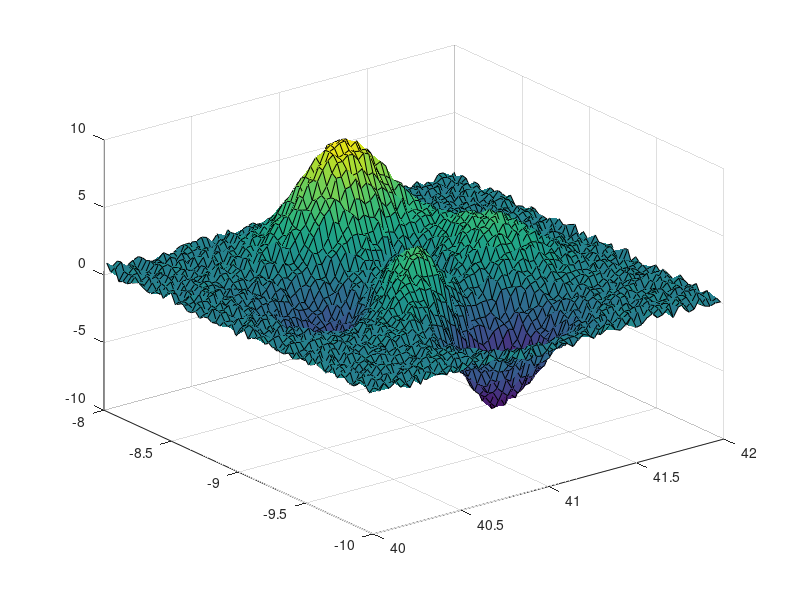
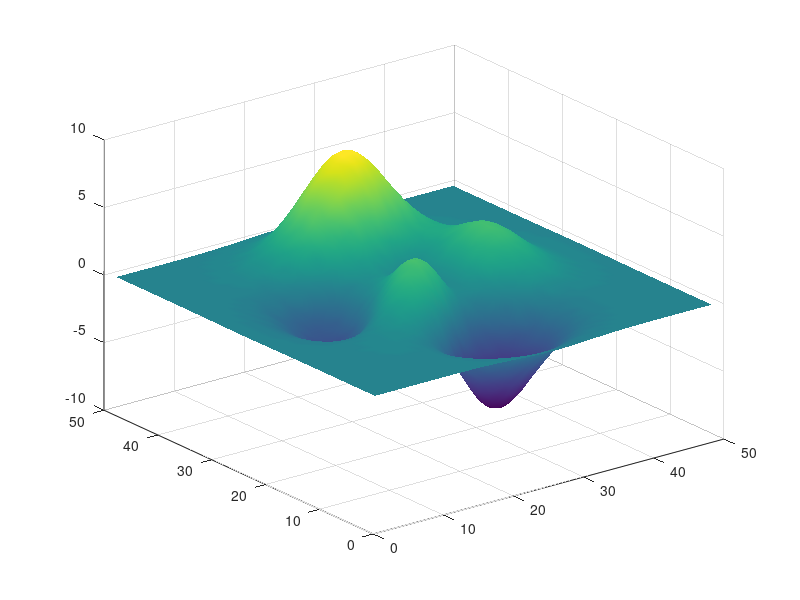

Reproduce these figures in MATLAB, in order. (Note: this script raises an error after producing the figures.)
function varargout = KMLfig2pngNew_test(varargin)
%KMLFIG2PNGNEW_TEST  One line description goes here.
%
%   More detailed description goes here.
%
%   Syntax:
%   varargout = KMLfig2pngNew_test(varargin)
%
%   Input:
%   varargin  =
%
%   Output:
%   varargout =
%
%   Example
%   KMLfig2pngNew_test
%
%   See also 

%% Copyright notice
%   --------------------------------------------------------------------
%   Copyright (C) 2010 <COMPANY>
%       Thijs
%
%       <EMAIL>	
%
%       <ADDRESS>
%
%   This library is free software: you can redistribute it and/or
%   modify it under the terms of the GNU Lesser General Public
%   License as published by the Free Software Foundation, either
%   version 2.1 of the License, or (at your option) any later version.
%
%   This library is distributed in the hope that it will be useful,
%   but WITHOUT ANY WARRANTY; without even the implied warranty of
%   MERCHANTABILITY or FITNESS FOR A PARTICULAR PURPOSE.  See the GNU
%   Lesser General Public License for more details.
%
%   You should have received a copy of the GNU Lesser General Public
%   License along with this library. If not, see <http://www.gnu.org/licenses/>.
%   --------------------------------------------------------------------

% This tool is part of <a href="http://OpenEarth.nl">OpenEarthTools</a>.
% OpenEarthTools is an online collaboration to share and manage data and 
% programming tools in an open source, version controlled environment.
% Sign up to recieve regular updates of this function, and to contribute 
% your own tools.

%% Version <http://svnbook.red-bean.com/en/1.5/svn.advanced.props.special.keywords.html>
% Created: 20 Jan 2010
% Created with Matlab version: 7.7.0.471 (R2008b)

% $Id$
% $Date$
% $Author$
% $Revision$
% $HeadURL$
% $Keywords: $

%%

[lat,lon] = meshgrid(40:.03:42,-10:.03:-8);
z = peaks(67)+rand(size(lat));
surf(lat,lon,z)
    
    
figure('Visible','Off')
h               = surf(peaks-.1);
shading interp;material([.9 0.08 .07]);lighting phong
axis off;axis tight;view(0,90);lightangle(0,90)
colormap(colormap_cpt('bathymetry_vaklodingen',500));clim([-50 25]);

KMLfig2pngNew(h,lat,lon,z,'highestLevel',6,'lowestLevel',14,...
    'mergeExistingTiles',true,'bgcolor',[255 0 255],...
    'fileName',KML_testdir('KMLfig2pngNew.kml'))
